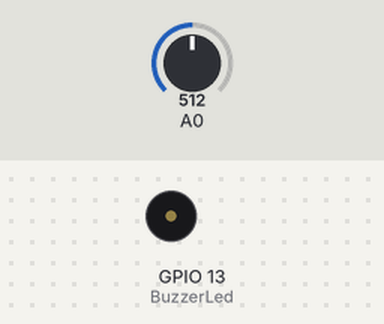
Simulated run of this sketch. Board: ESP8266 (NodeMCU). On the bench: buzzer (waves = sounding, pin HIGH). The test bench sets the inputs (shaded band); at power-on: A0 = 512. WiFi joins after 1.5 s; servers stay silent unless stated; what the sketch prints to the serial monitor is not drawn.

Above: at 2.7 s.
2.8 s: A0 set to 311
4.3 s: A0 set to 284
At 4.45 s:
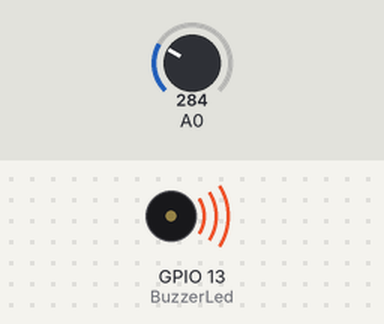
8.8 s: A0 set to 290
Timing chart, 0 to 12.8 s (numbered marks = the images above; inputs shaded):
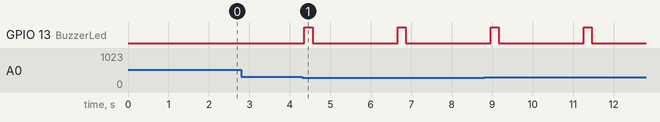

The sketch:

before_new_year.ino
```cpp
#include <Arduino.h>
#if defined(ESP32)
  #include <WiFi.h>
#elif defined(ESP8266)
  #include <ESP8266WiFi.h>
#endif
#include <Firebase_ESP_Client.h>
#include <LiquidCrystal.h>
//Provide the token generation process info.
#include "addons/TokenHelper.h"
//Provide the RTDB payload printing info and other helper functions.
#include "addons/RTDBHelper.h"

// Insert your network credentials
#define WIFI_SSID "M2-TIC-2023"
#define WIFI_PASSWORD "M2-TiC@imsp2023"

// Insert Firebase project API Key
#define API_KEY "AIzaSyC-m7n5DNeaSMfrFu-7R4Snmj0axRFODPw"

// Insert RTDB URLefine the RTDB URL */
#define DATABASE_URL "https://soilmoisture-65bd1-default-rtdb.europe-west1.firebasedatabase.app/"


#define AOUT_PIN 35
#define BuzzerLed 13
#define yellowLed 14
#define greenLed 27

//Define Firebase Data object
FirebaseData fbdo;

FirebaseAuth auth;
FirebaseConfig config;

unsigned long sendDataPrevMillis = 0;
int count = 0;
bool signupOK = false;


void setup(){
  Serial.begin(115200);
  WiFi.begin(WIFI_SSID, WIFI_PASSWORD);
  Serial.print("Connecting to Wi-Fi");
  while (WiFi.status() != WL_CONNECTED){
    Serial.print(".");
    delay(300);
  }
  Serial.println();
  Serial.print("Connected with IP: ");
  Serial.println(WiFi.localIP());
  Serial.println();

  /* Assign the api key (required) */
  config.api_key = API_KEY;

  /* Assign the RTDB URL (required) */
  config.database_url = DATABASE_URL;

  /* Sign up */
  if (Firebase.signUp(&config, &auth, "", "")){
    Serial.println("ok");
    signupOK = true;
  }
  else{
    Serial.printf("%s\n", config.signer.signupError.message.c_str());
  }

  /* Assign the callback function for the long running token generation task */
  config.token_status_callback = tokenStatusCallback; //see addons/TokenHelper.h

  Firebase.begin(&config, &auth);
  Firebase.reconnectWiFi(true);

  pinMode(BuzzerLed, OUTPUT);
}

void loop(){
  //Firebase.begin(&config, &auth);
  //Firebase.reconnectWiFi(true);
  int readValue = analogRead(AOUT_PIN);
  int value = (int)readValue;

  if (value >= 0  && value <= 300){
    digitalWrite(BuzzerLed, HIGH);
    delay(200);
    digitalWrite(BuzzerLed, LOW);
    delay(2000);
  }
  else{
    digitalWrite(BuzzerLed, LOW);
  }

  if (value > 300  && value <= 600){
    digitalWrite(yellowLed, HIGH);
  }
  else{
    digitalWrite(yellowLed, LOW);
  }
  if (value > 600){
    digitalWrite(greenLed, HIGH);
  }
  else{
    digitalWrite(greenLed, LOW);
  }

  if (Firebase.ready() && signupOK && (millis() - sendDataPrevMillis > 15000 || sendDataPrevMillis == 0)){
    sendDataPrevMillis = millis();
    // Write an Int number on the database path test/int
    if (Firebase.RTDB.setInt(&fbdo, "Moisture/value", value)){
      Serial.println("PASSED " + String(value));
      Serial.println("PATH: " + fbdo.dataPath());
      Serial.println("TYPE: " + fbdo.dataType());
    }
    else {
      Serial.println("FAILED");
      Serial.println("REASON: " + fbdo.errorReason());
    }
  }
  delay(100);
}
```

Measured:
- the behaviour switches between 301 and 300 on A0 (found by bisection; images 0 and 1)
- after the input at 2.8 s, every drawn part: stays the same
- after the input at 4.3 s, GPIO 13 (BuzzerLed): alternates HIGH for 0.20 s and LOW for 2.1 s, starting after 0.06 s
